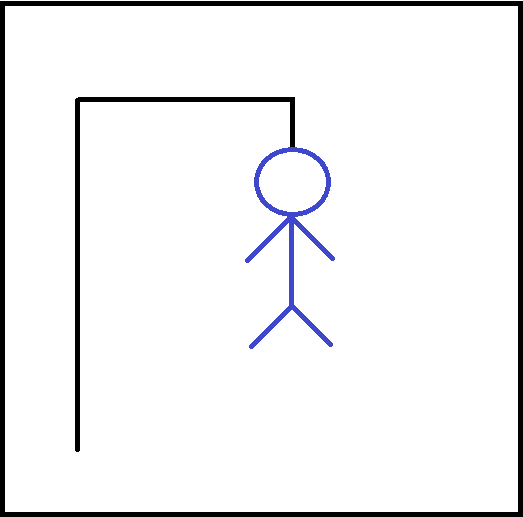
#> input picture 1stchance.png, 523 x 517 px; the run also reads 2 pictures not shown here
$ python hangman.py
#> lines starting #> are read from the running program, lines starting #| are printed output that depends on the picture

box_character = u'\u2610'

import tkinter as tk
import matplotlib.pyplot as plt
import matplotlib.image as mpimg
import re

chance1img=mpimg.imread('1stchance.png')
#> chance1img is the input picture: shape (517, 523, 4) float32; mean R, G, B, A 0.943, 0.944, 0.949, 1
chance2img=mpimg.imread('2ndchance.png')
chance3img=mpimg.imread('3rdchance.png')
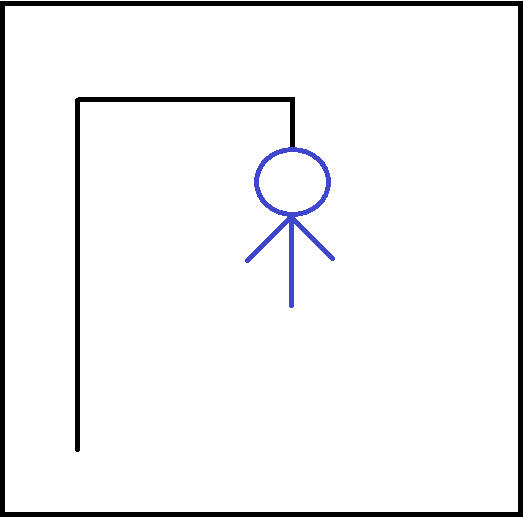
#> input picture 3rdchance.png, 523 x 517 px
#> chance3img is the input picture: shape (517, 523, 4) float32; mean R, G, B, A 0.945, 0.945, 0.949, 1
chance4img=mpimg.imread('4rthchance.png')
chance5img=mpimg.imread('5thchance.png')
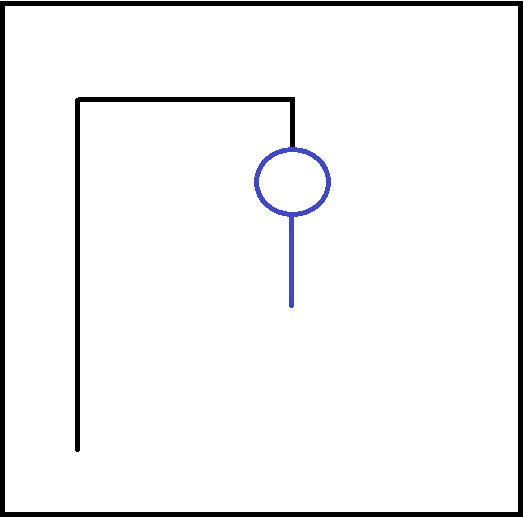
#> input picture 5thchance.png, 523 x 517 px
#> chance5img is the input picture: shape (517, 523, 4) float32; mean R, G, B, A 0.946, 0.947, 0.949, 1
chance6img=mpimg.imread('6thchance.png')
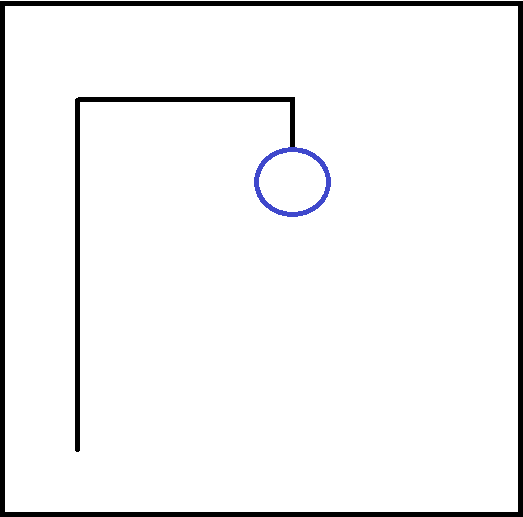
#> input picture 6thchance.png, 523 x 517 px
#> chance6img is the input picture: shape (517, 523, 4) float32; mean R, G, B, A 0.948, 0.948, 0.95, 1
#> (the run stopped early here; a loop or call above may not have finished)
